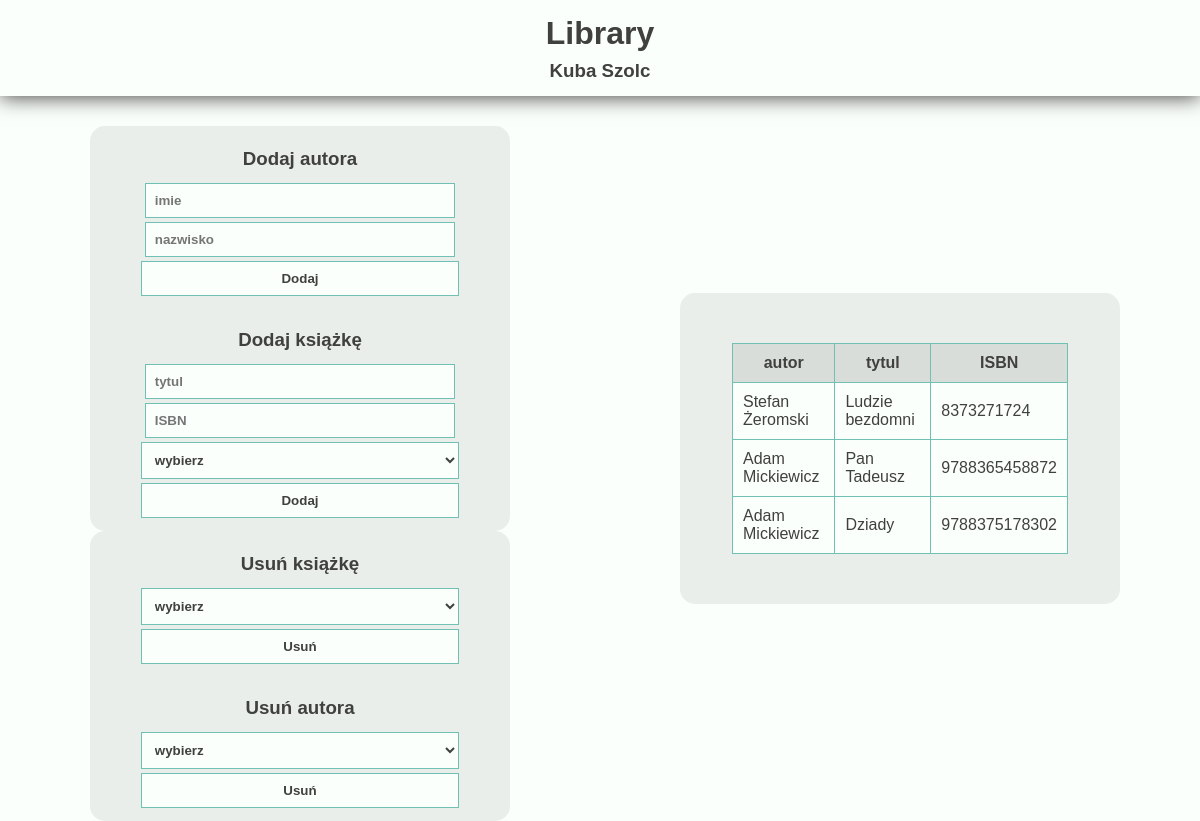
The page / on the database its author committed.
### tables this page shows
CREATE TABLE `krzyzowa` (
  `id_krzyzowa` int(11) NOT NULL,
  `id_autorzy` int(11) NOT NULL,
  `id_tytuly` int(11) NOT NULL
);

CREATE TABLE `autorzy` (
  `id_autorzy` int(11) NOT NULL,
  `imie` text NOT NULL,
  `nazwisko` text NOT NULL
);

CREATE TABLE `tytuly` (
  `id_tytuly` int(11) NOT NULL,
  `tytul` text NOT NULL,
  `ISBN` bigint(20) NOT NULL
);

### index.php (the view, shortened to what this page needs)
<?php require('conn.php'); ?>
<!DOCTYPE html>
<html lang="en">
<head>
    <link rel="stylesheet" href="style.css">
</head>
<body>
    <div class="header">
        <h1>Library</h1>
        <h3>Kuba Szolc</h3>
    </div>
    <div class="left">
        <div class="inserty">
            <form action="insert-autorzy.php" method="POST">
                <h3>Dodaj autora</h3>
                <input type="text" name="imie" placeholder="imie">
                <input type="text" name="nazwisko" placeholder="nazwisko">
                <input type="submit" value="Dodaj">
            </form>
            <form action="insert-ksiazki.php" method="POST">
                <h3>Dodaj książkę</h3>
                <input type="text" name="tytul" placeholder="tytul">
                <input type="text" name="ISBN" placeholder="ISBN">
                <?php
                    echo("<select name='autor'>");
                    echo("<option value=''>wybierz</option>");
                    echo("</select>");
                ?>
                <input type="submit" value="Dodaj">
            </form>
        </div>
        <div class="delety">
            <form action="delete-ksiazki.php" method="POST">
                <h3>Usuń książkę</h3>
                <?php
                    echo("<select name='delksiazka'>");
                    echo("<option value=''>wybierz</option>");
                    echo("</select>");
                ?>
                <input type="submit" value="Usuń">
            </form>
            <form action="delete-autorzy.php" method="POST">
                <h3>Usuń autora</h3>
                <?php
                    echo("<select name='delautor'>");
                    echo("<option value=''>wybierz</option>");
                    echo("</select>");
                ?>
                <input type="submit" value="Usuń">
            </form>
        </div>
    </div>
    <div class="right">
        <div class="tabelki">
            <?php
                $result = $conn->query("SELECT * FROM autorzy, tytuly, krzyzowa WHERE autorzy.id_autorzy = krzyzowa.id_autorzy AND tytuly.id_tytuly = krzyzowa.id_tytuly");
                echo("<table border=1px>");
                echo("<tr>");
                        echo("<th>autor</th>");
                        echo("<th>tytul</th>");
                        echo("<th>ISBN</th>");
                    echo("</tr>");
                while($row=$result->fetch_assoc() ){
                    echo("<tr>");
                        echo("<td>".$row['imie']." ".$row['nazwisko']."</td>");
                        echo("<td>".$row['tytul']."</td>");
                        echo("<td>".$row['ISBN']."</td>");
                    echo("</tr>");
                }
                echo("</table");
            ?>
        </div>
    </div>
</body>
</html>

### style.css (style rules this page uses)
* { margin: 0; font-family: sans-serif; }
body { display: grid; grid-template-columns: 50% 50%; grid-template-rows: 12vh 88vh; grid-template-areas: "header header" "left right"; background-color: #fbfffb; color: #40403e }
.header { grid-area: header; background-color: #fbfffb; color: #40403e; display: flex; flex-direction: column; justify-content: center; box-shadow: 0px 1px 20px #40403e; }
.left { grid-area: left; display: flex; flex-direction: column; justify-content: space-around; align-items: center; }
.right { grid-area: right; display: flex; flex-direction: column; justify-content: space-around; align-items: center; }
.header h1, .header h3 { margin: 0.5vh; text-align: center; }
.inserty, .delety, .tabelki { width: 70%; background-color: #eaeeea; border-radius: 15px; }
.inserty *, .delety * { padding: 9px; margin: 2px; }
.inserty { margin-top: 30px; }
.delety { margin-bottom: 30px; }
.tabelki { padding: 50px 10px 50px 10px; display: flex; justify-content: center; align-items: center; }
.tabelki table { width: 80%; }
form { display: flex; flex-direction: column; align-items: center; }
input, select, option { cursor: pointer; background-color: #fbfffb; color: #40403e; padding: 10px; width: 80%; margin: 1%; border: 1px solid #70c1b3; font-weight: 700; }
input[type=text] { cursor: text; width: 73%; }
table { margin: 0; border: none; border-spacing: 0; border-collapse: collapse; }
tr { background-color: #fbfffb; padding: 10px; border: 1px solid #70c1b3; margin: 0; }
th, td { padding: 10px; }
th { background-color: #d9ddd9; }

### rows shown on the page
krzyzowa: id_autorzy.imie "Stefan", id_autorzy.nazwisko "Żeromski", id_tytuly.tytul "Ludzie bezdomni", id_tytuly.ISBN "8373271724"
krzyzowa: id_autorzy.imie "Adam", id_autorzy.nazwisko "Mickiewicz", id_tytuly.tytul "Pan Tadeusz", id_tytuly.ISBN "9788365458872"
krzyzowa: id_autorzy.imie "Adam", id_autorzy.nazwisko "Mickiewicz", id_tytuly.tytul "Dziady", id_tytuly.ISBN "9788375178302"
